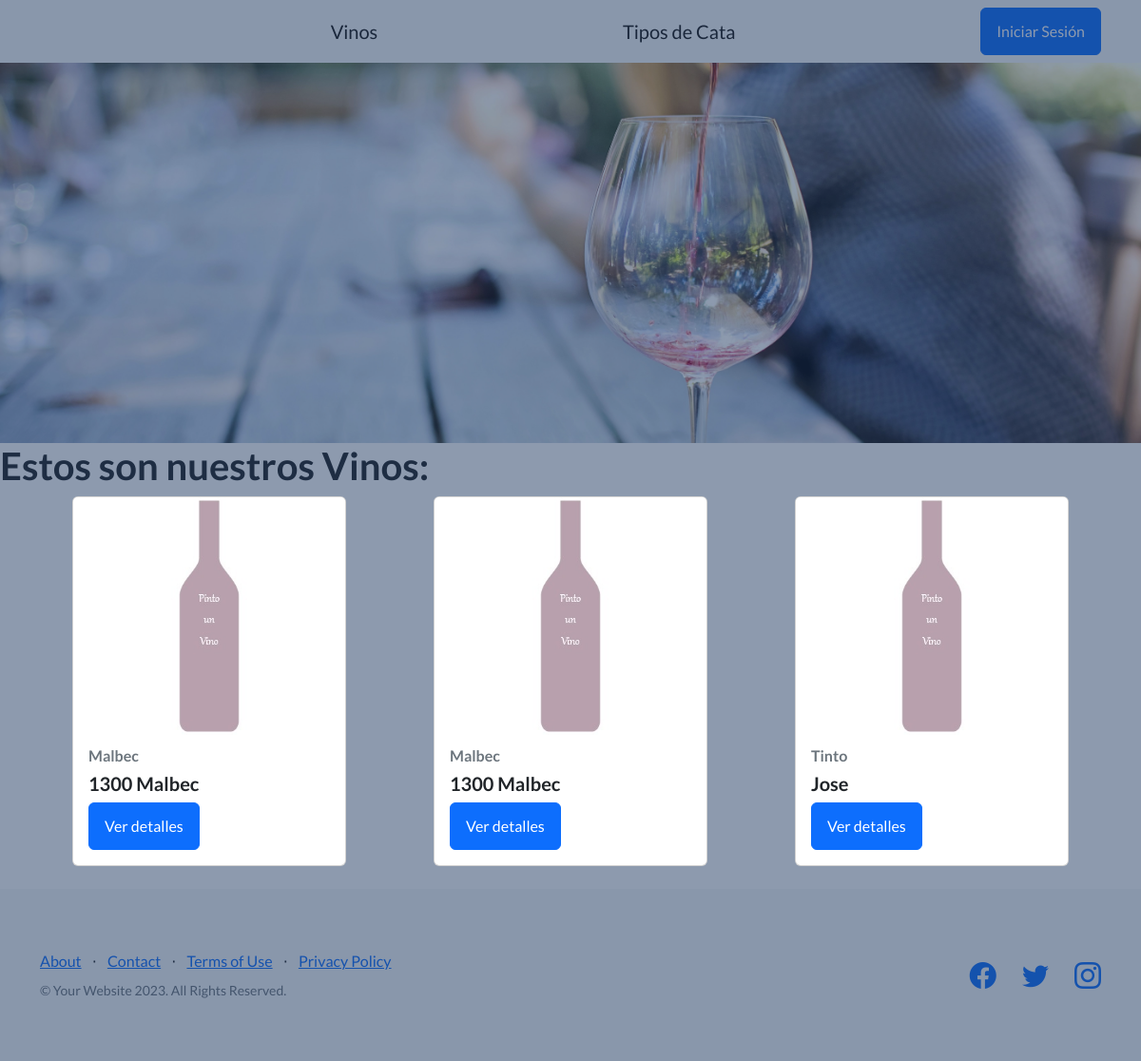
The app's page /app_vinos/vino_lista/, older data.
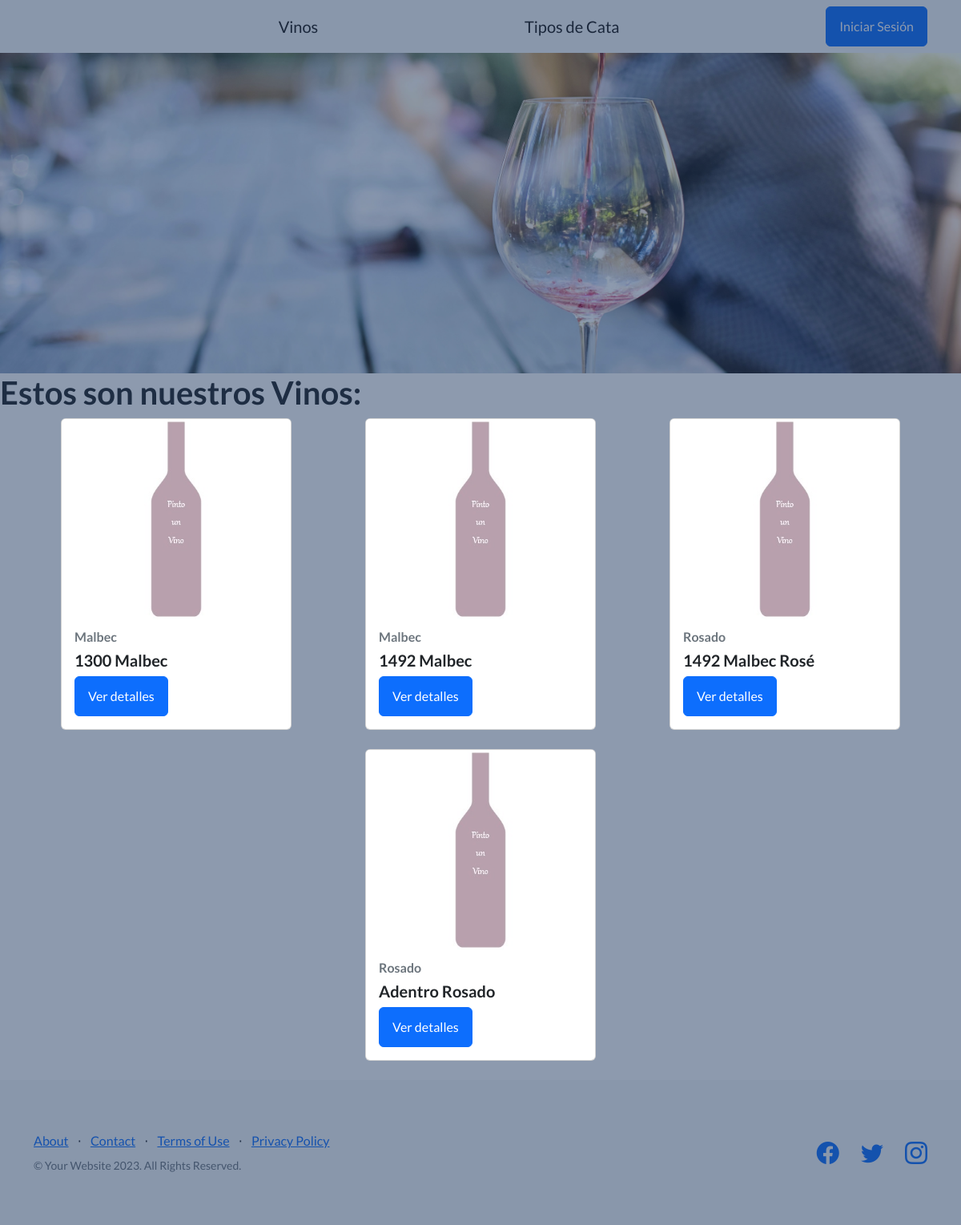
The same page, newer data.
### app_vinos/models.py (models this page shows, shortened)
class Vino(models.Model):
    nombre = models.CharField(max_length=100)
    tipo = models.CharField(max_length=100)
    sabor = models.CharField(max_length=100)
    intensidad = models.CharField(max_length=100)
    abv = models.DecimalField(max_digits=4, decimal_places=2, default=0.0, verbose_name='Alcohol by Volume (%)')
    ph = models.DecimalField(max_digits=3, decimal_places=2, default=0.0, verbose_name='pH')
    ta = models.DecimalField(max_digits=4, decimal_places=2, default=0.0, verbose_name='Total Acidity (g/L)')
    rs = models.DecimalField(max_digits=4, decimal_places=2, default=0.0, verbose_name='Residual Sugar (g/L)')
    imagen = models.ImageField(upload_to='vinos', blank=True, null=True)
    class Meta():
        verbose_name = 'Vinos'
        verbose_name_plural = 'Mis vinos'
        ordering = ('nombre',)

### app_vinos/views.py (the view)
# urls.py: path('vino_lista/', VinoList.as_view(), name="VinoLista"),
class VinoList(ListView):
    model = Vino
    template_name = 'vino_list.html'
    context_object_name = 'vinos'

### app_vinos/templates/vino_list.html (shortened to what this page needs)
{% extends 'padre.html' %}
{% block ContenidoQueCambia %}
<h1>Estos son nuestros Vinos:</h1>
<div class="container">
    <div class="row justify-content-center">
        {% for vino in vinos %}
            <div class="col-md-4 mb-4 d-flex justify-content-center">
                <div class="card h-100" style="width: 18rem;">
                    <img src="{% if vino.imagen %}{{ vino.imagen.url }}{% else %}/media/images/botella.jpg{% endif %}"
                         class="card-img-top" alt="{{ vino.nombre }}"
                         style="height: 250px; object-fit: cover;">
                    <div class="card-body">
                        <h6 class="card-subtitle mb-2 text-muted">{{ vino.tipo }}</h6>
                        <h5 class="card-title">{{ vino.nombre }}</h5>
                        <a href="{% url 'VinoDetalles' vino.id %}" class="btn btn-primary">Ver detalles</a>
                    </div>
                </div>
            </div>
        {% endfor %}
    </div>
</div>
{% endblock %}

### app_vinos/templates/padre.html (shortened to what this page needs)
<!DOCTYPE html>
<html lang="en">
    <head>
        {% load static %}
        <link href="https://cdn.jsdelivr.net/npm/bootstrap-icons@1.5.0/font/bootstrap-icons.css" rel="stylesheet" type="text/css" />
        <link href="{% static 'css/styles.css' %}" rel="stylesheet" />
        <link href="{% static 'css/mis_estilos.css' %}" rel="stylesheet" />
    </head>
    <body>
        {% include 'navbar.html' %}
        <header class="masthead" style="background-image: url('{% static "assets/img/pexels-pixabay-290316.jpg" %}'); background-size: cover; background-position: center; height: 50vh;">
            <div class="container position-relative">
                <div class="row justify-content-center">
                    <div class="col-xl-6">
                    </div>
                </div>
            </div>
        </header>
        {% block ContenidoQueCambia %}
        {% endblock ContenidoQueCambia %}
        <footer class="footer bg-light">
            <div class="container">
                <div class="row">
                    <div class="col-lg-6 h-100 text-center text-lg-start my-auto">
                        <ul class="list-inline mb-2">
                            <li class="list-inline-item"><a href="#!">About</a></li>
                            <li class="list-inline-item">⋅</li>
                            <li class="list-inline-item"><a href="#!">Contact</a></li>
                            <li class="list-inline-item">⋅</li>
                            <li class="list-inline-item"><a href="#!">Terms of Use</a></li>
                            <li class="list-inline-item">⋅</li>
                            <li class="list-inline-item"><a href="#!">Privacy Policy</a></li>
                        </ul>
                        <p class="text-muted small mb-4 mb-lg-0">&copy; Your Website 2023. All Rights Reserved.</p>
                    </div>
                    <div class="col-lg-6 h-100 text-center text-lg-end my-auto">
                        <ul class="list-inline mb-0">
                            <li class="list-inline-item me-4">
                                <a href="#!"></a>
                            </li>
                            <li class="list-inline-item me-4">
                                <a href="#!"></a>
                            </li>
                            <li class="list-inline-item">
                                <a href="#!"></a>
                            </li>
                        </ul>
                    </div>
                </div>
            </div>
        </footer>
    </body>
</html>

### app_vinos/templates/navbar.html (shortened to what this page needs)
<nav class="navbar navbar-light bg-light static-top">
    <div class="container">
        <div class="home-button">
        </div>
        <a class="navbar-brand" href="{% url 'VinoLista' %}">Vinos</a>
        <a class="navbar-brand" href="{% url 'DescriptivoTiposCata' %}">Tipos de Cata</a>
        {% if user.is_authenticated %}
            {% if url %}
                <img src="{{url}}" height="30px" alt="avatar">
            {% endif %}
            <p>Bienvenido {{user.username}}</p>
            <form action="{% url 'Logout' %}" method='post'> {% csrf_token %}
                <button class="btn btn-primary" type="submit">Cerrar Sesión</button>
            </form>
        {% else %}
            <a class="btn btn-primary" href="{% url 'Login' %}">Iniciar Sesión</a>
        {% endif %}
    </div>
</nav>

### app_vinos/static/css/mis_estilos.css (style rules this page uses)
.home-button { padding-right: 150px; margin-left: -150px; }

Row changes from the older to the newer data that the page shows:
changed Vino: nombre "1300 Malbec" → "1492 Malbec"
changed Vino: tipo "Tinto" → "Rosado"; nombre "Jose" → "1492 Malbec Rosé"
added Vino: tipo "Rosado", nombre "Adentro Rosado"
